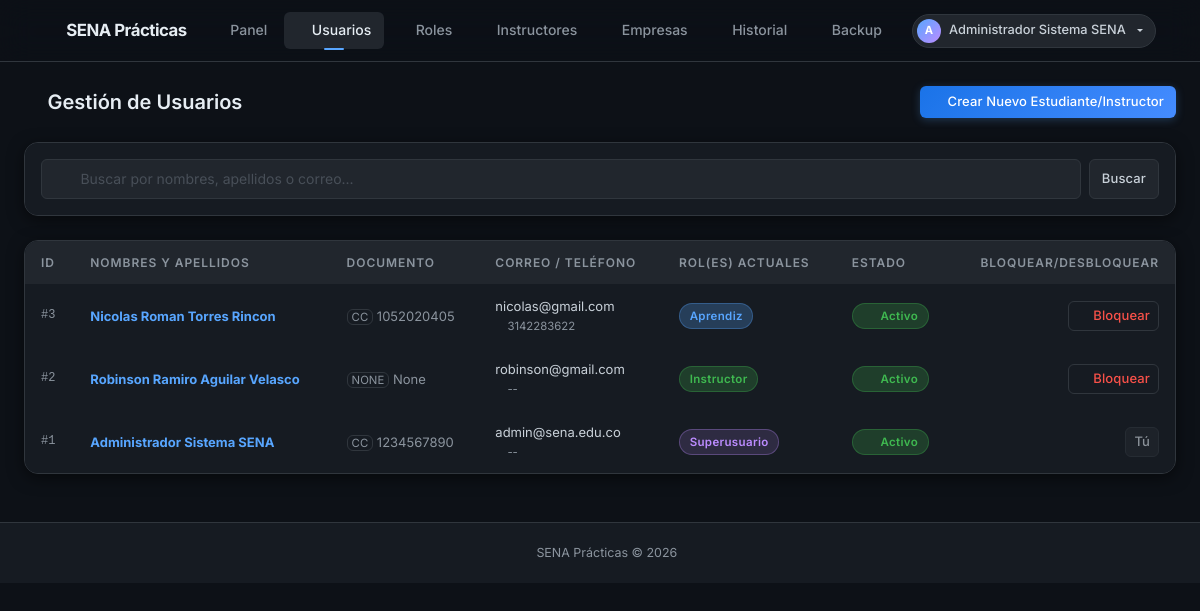
/admin/usuarios (signed in), run on the app's committed database.
### app/models/usuario.py (models this page shows, shortened)
class Usuario(db.Model, UserMixin):
    __tablename__ = 'usuario'
    id_usuario       = db.Column(db.Integer, primary_key=True)
    tipo_documento   = db.Column(db.String(20))
    numero_documento = db.Column(db.String(30))
    nombres          = db.Column(db.String(100), nullable=False)
    apellidos        = db.Column(db.String(100), nullable=False)
    correo           = db.Column(db.String(100), unique=True, nullable=False)
    telefono         = db.Column(db.String(20))
    password_hash    = db.Column(db.String(255), nullable=False)
    estado           = db.Column(db.Boolean, default=True)
    fecha_creacion   = db.Column(db.DateTime, default=lambda: datetime.now(timezone.utc))
    roles            = db.relationship('UsuarioRol', back_populates='usuario')
    instructor       = db.relationship('Instructor', back_populates='usuario', uselist=False)
    aprendiz         = db.relationship('Aprendiz', back_populates='usuario', uselist=False)
    historial        = db.relationship('HistorialCambios', back_populates='usuario')
    notificaciones   = db.relationship('Notificacion', back_populates='usuario')

### app/models/usuario_rol.py (models this page shows)
class UsuarioRol(db.Model):
    __tablename__ = 'usuario_rol'
    id_usuario = db.Column(db.Integer, db.ForeignKey('usuario.id_usuario'), primary_key=True)
    id_rol     = db.Column(db.Integer, db.ForeignKey('rol.id_rol'), primary_key=True)
    usuario    = db.relationship('Usuario', back_populates='roles')
    rol        = db.relationship('Rol', back_populates='usuarios')

### app/routes/admin.py (the view)
@bp.route('/usuarios')
@login_required
@role_required('superusuario')
def usuarios():
    q = request.args.get('q', '').strip()
    query = Usuario.query
    if q:
        query = query.filter(
            (Usuario.nombres.ilike(f'%{q}%')) |
            (Usuario.apellidos.ilike(f'%{q}%')) |
            (Usuario.correo.ilike(f'%{q}%'))
        )
    lista = query.order_by(Usuario.fecha_creacion.desc()).all()
    roles = Rol.query.all()
    return render_template('admin/usuarios.html', usuarios=lista, roles=roles, q=q)

### app/utils.py (called while the page is built)
def role_required(*roles):
    def decorator(f):
        @wraps(f)
        def decorated(*args, **kwargs):
            if not current_user.is_authenticated:
                flash('Inicia sesión para continuar.', 'warning')
                return redirect(url_for('auth.login'))
            user_roles = {ur.rol.nombre.lower() for ur in current_user.roles}
            required = {r.lower() for r in roles}
            if not user_roles.intersection(required):
                flash('No tienes permiso para acceder a esa sección.', 'danger')
                return abort(403)
            return f(*args, **kwargs)
        return decorated
    return decorator

### app/templates/admin/usuarios.html (shortened to what this page needs)
{% extends 'base.html' %}
{% block content %}
<div class="page-toolbar d-flex flex-wrap justify-content-between align-items-center mb-4">
  <h2 class="m-0" style="font-size: 1.25rem; font-weight: 600;"><i class="bi bi-people text-primary me-2"></i>Gestión de Usuarios</h2>
  <button class="btn btn-primary mt-2 mt-sm-0" data-bs-toggle="modal" data-bs-target="#modalCrearUsuario"><i class="bi bi-person-plus"></i> Crear Nuevo Estudiante/Instructor</button>
</div>
<div class="biblioteca-shell mb-4">
  <div class="biblioteca-shell-body p-3">
    <form method="GET" action="{{ url_for('admin.usuarios') }}" class="d-flex m-0">
      <div class="search-bar-wrap flex-grow-1 me-2">
        <input type="text" name="q" class="form-control" placeholder="Buscar por nombres, apellidos o correo..." value="{{ q or '' }}">
      </div>
      <button type="submit" class="btn btn-secondary">Buscar</button>
    </form>
  </div>
</div>
<div class="biblioteca-shell">
  <div class="biblioteca-shell-body p-0">
    <div class="table-responsive">
      <table class="biblioteca-table mb-0">
        <thead>
          <tr>
            <th>ID</th>
            <th>Nombres y Apellidos</th>
            <th>Documento</th>
            <th>Correo / Teléfono</th>
            <th>Rol(es) Actuales</th>
            <th>Estado</th>
            <th class="text-end">Bloquear/Desbloquear</th>
          </tr>
        </thead>
        <tbody>
           {% for u in usuarios %}
            <tr>
              <td>#{{ u.id_usuario }}</td>
              <td class="fw-bold text-primary">{{ u.nombres }} {{ u.apellidos }}</td>
              <td class="text-muted"><span class="small border px-1 rounded border-secondary text-uppercase">{{ u.tipo_documento }}</span> {{ u.numero_documento }}</td>
              <td>
                <div class="text-truncate">{{ u.correo }}</div>
                <div class="small text-muted"><i class="bi bi-telephone"></i> {{ u.telefono or '--' }}</div>
              </td>
              <td>
                <div class="d-flex flex-wrap gap-1">
                  {% for ur in u.roles %}
                    {% if ur.rol.nombre == 'superusuario' %}
                      <span class="badge-lib" style="background: rgba(188,140,255,0.15); color: var(--accent-purple); border: 1px solid rgba(188,140,255,0.3);">Superusuario</span>
                    {% elif ur.rol.nombre == 'instructor' %}
                      <span class="badge-lib badge-green">Instructor</span>
                    {% elif ur.rol.nombre == 'aprendiz' %}
                      <span class="badge-lib badge-cyan">Aprendiz</span>
                    {% else %}
                      <span class="badge-lib badge-gray">{{ ur.rol.nombre }}</span>
                    {% endif %}
                  {% else %}
                    <span class="text-muted small fst-italic">Sin rol</span>
                  {% endfor %}
                </div>
              </td>
              <td>
                {% if u.estado %}
                  <span class="badge-lib badge-green"><i class="bi bi-check me-1"></i> Activo</span>
                {% else %}
                  <span class="badge-lib badge-red"><i class="bi bi-x me-1"></i> Inactivo</span>
                {% endif %}
              </td>
              <td>
                 <form method="POST" action="{{ url_for('admin.toggle_usuario', id_usuario=u.id_usuario) }}" class="d-flex justify-content-end">
                   {% if current_user.id_usuario != u.id_usuario %}
                     {% if u.estado %}
                      <button type="submit" class="btn btn-sm btn-ghost text-danger border-danger" title="Desactivar acceso" onclick="return confirm('¿Desactivar al usuario {{ u.correo }}?');">
                         <i class="bi bi-lock-fill"></i> Bloquear
                      </button>
                     {% else %}
                      <button type="submit" class="btn btn-sm btn-ghost text-success border-success" title="Reactivar acceso">
                         <i class="bi bi-unlock-fill"></i> Desbloquear
                      </button>
                     {% endif %}
                   {% else %}
                      <button type="button" class="btn btn-sm btn-secondary" disabled title="No puedes bloquearte a ti mismo">Tú</button>
                   {% endif %}
                 </form>
              </td>
            </tr>
           {% else %}
            <tr><td colspan="7" class="text-center py-5 text-muted"><i class="bi bi-search fs-1 opacity-50 d-block mb-3"></i>No se encontraron usuarios.</td></tr>
           {% endfor %}
        </tbody>
      </table>
    </div>
  </div>
</div>
{% endblock %}

### app/templates/base.html (shortened to what this page needs)
<!DOCTYPE html>
<html lang="es">
<head>
  <link rel="stylesheet" href="{{ url_for('static', filename='bootstrap/css/bootstrap.min.css') }}">
  <link rel="stylesheet" href="{{ url_for('static', filename='bootstrap-icons.min.css') }}">
  <link rel="stylesheet" href="{{ url_for('static', filename='biblioteca.css') }}">
</head>
<body class="biblioteca-body">
{% if current_user.is_authenticated %}
<nav class="navbar biblioteca-nav navbar-expand-lg">
  <div class="container-fluid px-4">
    <a class="navbar-brand" href="{{ url_for('auth.landing') }}">
      <i class="bi bi-mortarboard-fill brand-icon"></i>
      SENA Prácticas
    </a>
    <div class="collapse navbar-collapse" id="navMain">
      <ul class="navbar-nav me-auto gap-1">
        {% set rol = namespace(nombre='') %}
        {% for ur in current_user.roles %}
          {% if ur.rol.nombre == 'superusuario' %}{% set rol.nombre = 'superusuario' %}
          {% elif ur.rol.nombre == 'instructor' and rol.nombre != 'superusuario' %}{% set rol.nombre = 'instructor' %}
          {% elif ur.rol.nombre == 'aprendiz' and rol.nombre == '' %}{% set rol.nombre = 'aprendiz' %}
          {% endif %}
        {% endfor %}
        {% if rol.nombre == 'aprendiz' %}
          <li class="nav-item"><a class="nav-link {% if request.endpoint == 'aprendiz.dashboard' %}active{% endif %}"
            href="{{ url_for('aprendiz.dashboard') }}"><i class="bi bi-house me-1"></i>Dashboard</a></li>
          <li class="nav-item"><a class="nav-link {% if 'evidencias_subir' in request.endpoint %}active{% endif %}"
            href="{{ url_for('aprendiz.evidencias_subir') }}"><i class="bi bi-upload me-1"></i>Subir evidencias</a></li>
          <li class="nav-item"><a class="nav-link {% if 'progreso' in request.endpoint %}active{% endif %}"
            href="{{ url_for('aprendiz.progreso') }}"><i class="bi bi-graph-up me-1"></i>Mi progreso</a></li>
          <li class="nav-item"><a class="nav-link {% if 'informacion' in request.endpoint %}active{% endif %}"
            href="{{ url_for('aprendiz.informacion') }}"><i class="bi bi-person-lines-fill me-1"></i>Mi información</a></li>
          <li class="nav-item"><a class="nav-link {% if 'notificaciones' in request.endpoint %}active{% endif %}"
            href="{{ url_for('aprendiz.notificaciones') }}"><i class="bi bi-bell me-1"></i>Notificaciones</a></li>
          <li class="nav-item"><a class="nav-link {% if 'mis_evidencias' in request.endpoint %}active{% endif %}"
            href="{{ url_for('aprendiz.mis_evidencias') }}"><i class="bi bi-folder2-open me-1"></i>Mis evidencias</a></li>
        {% elif rol.nombre == 'superusuario' %}
          <li class="nav-item"><a class="nav-link {% if request.endpoint == 'admin.dashboard' %}active{% endif %}"
            href="{{ url_for('admin.dashboard') }}"><i class="bi bi-speedometer2 me-1"></i>Panel</a></li>
          <li class="nav-item"><a class="nav-link {% if 'usuarios' in request.endpoint %}active{% endif %}"
            href="{{ url_for('admin.usuarios') }}"><i class="bi bi-people me-1"></i>Usuarios</a></li>
          <li class="nav-item"><a class="nav-link {% if 'roles' in request.endpoint %}active{% endif %}"
            href="{{ url_for('admin.roles') }}"><i class="bi bi-shield-check me-1"></i>Roles</a></li>
          <li class="nav-item"><a class="nav-link {% if 'instructores' in request.endpoint %}active{% endif %}"
            href="{{ url_for('admin.instructores') }}"><i class="bi bi-person-badge me-1"></i>Instructores</a></li>
          <li class="nav-item"><a class="nav-link {% if 'empresas' in request.endpoint %}active{% endif %}"
            href="{{ url_for('admin.empresas') }}"><i class="bi bi-building me-1"></i>Empresas</a></li>
          <li class="nav-item"><a class="nav-link {% if 'historial' in request.endpoint %}active{% endif %}"
            href="{{ url_for('admin.historial') }}"><i class="bi bi-clock-history me-1"></i>Historial</a></li>
          <li class="nav-item"><a class="nav-link {% if 'backup' in request.endpoint %}active{% endif %}"
            href="{{ url_for('admin.backup') }}"><i class="bi bi-cloud-download me-1"></i>Backup</a></li>
        {% endif %}
      </ul>
      <div class="dropdown">
        <a class="nav-user-pill dropdown-toggle" data-bs-toggle="dropdown" href="#" id="userDropdown">
          <span class="avatar">{{ current_user.nombres[0] | upper }}</span>
          {{ current_user.nombres }} {{ current_user.apellidos }}
        </a>
      </div>
    </div>
  </div>
</nav>
{% endif %}
<main class="{% if current_user.is_authenticated %}container-fluid px-4 py-4{% endif %}">
  {% block content %}{% endblock %}
</main>
{% if current_user.is_authenticated %}
<footer class="biblioteca-footer text-center mt-4">
  <div class="container">
    <span><i class="bi bi-mortarboard-fill me-1"></i>SENA Prácticas &copy; {{ moment().year if moment else 2026 }}</span>
  </div>
</footer>
{% endif %}
</body>
</html>

### data on the page
Usuario: nombres "A", nombres "Administrador", apellidos "Sistema SENA", id_usuario "1", tipo_documento "CC", numero_documento "1234567890", correo "admin@sena.edu.co", telefono "--", estado True (drawn), shows "Tú"
Usuario: id_usuario "3", nombres "Nicolas Roman", apellidos "Torres Rincon", tipo_documento "CC", numero_documento "1052020405", correo "nicolas@gmail.com", telefono "3142283622", estado True (drawn)
UsuarioRol: shows "Aprendiz"
Usuario: id_usuario "2", nombres "Robinson Ramiro", apellidos "Aguilar Velasco", tipo_documento "NONE", numero_documento "None", correo "robinson@gmail.com", telefono "--", estado True (drawn)
UsuarioRol: shows "Instructor"
UsuarioRol: shows "Superusuario"

### other printed values
{{ moment().year if moment else 2026 }} "2026"
